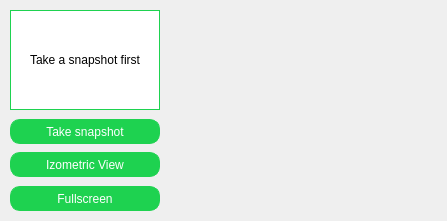
<?xml version="1.0" encoding="UTF-8"?>
<ui version="4.0">
 <class>Form</class>
 <widget class="QWidget" name="Form">
  <property name="geometry">
   <rect>
    <x>0</x>
    <y>0</y>
    <width>447</width>
    <height>221</height>
   </rect>
  </property>
  <property name="sizePolicy">
   <sizepolicy hsizetype="Preferred" vsizetype="Preferred">
    <horstretch>0</horstretch>
    <verstretch>0</verstretch>
   </sizepolicy>
  </property>
  <property name="minimumSize">
   <size>
    <width>0</width>
    <height>0</height>
   </size>
  </property>
  <property name="windowTitle">
   <string>Form</string>
  </property>
  <property name="styleSheet">
   <string notr="true">QFrame{
	border: 1px;
	border-bottom-color: rgb(150, 150, 150);
}

QLineEdit{
	background-color: rgb(255, 255, 255);
	border: None;
	
	color: rgb(121, 121, 121);
}

QPushButton{
	font: 75 10pt &quot;Arial&quot; bold;
	color: rgb(255, 255, 255);
	border: 1px solid rgb(30, 210, 80);
	border-radius: 10px;
	background-color: rgb(30, 210, 80);
}

QComboBox{
	font: 75 10pt &quot;Arial&quot; ;
	background-color: rgb(255, 255, 255);
	border: None;
}</string>
  </property>
  <layout class="QVBoxLayout" name="verticalLayout">
   <property name="spacing">
    <number>0</number>
   </property>
   <property name="leftMargin">
    <number>0</number>
   </property>
   <property name="topMargin">
    <number>0</number>
   </property>
   <property name="rightMargin">
    <number>0</number>
   </property>
   <property name="bottomMargin">
    <number>0</number>
   </property>
   <item>
    <widget class="QWidget" name="viewerContainer" native="true">
     <property name="sizePolicy">
      <sizepolicy hsizetype="Preferred" vsizetype="Preferred">
       <horstretch>0</horstretch>
       <verstretch>0</verstretch>
      </sizepolicy>
     </property>
     <property name="minimumSize">
      <size>
       <width>0</width>
       <height>0</height>
      </size>
     </property>
     <layout class="QHBoxLayout" name="horizontalLayout_3">
      <property name="spacing">
       <number>5</number>
      </property>
      <property name="leftMargin">
       <number>5</number>
      </property>
      <property name="topMargin">
       <number>5</number>
      </property>
      <property name="rightMargin">
       <number>5</number>
      </property>
      <property name="bottomMargin">
       <number>5</number>
      </property>
      <item>
       <widget class="QFrame" name="leftMenuContainer">
        <property name="minimumSize">
         <size>
          <width>0</width>
          <height>0</height>
         </size>
        </property>
        <property name="styleSheet">
         <string notr="true">QLabel{
	font: 75 10pt &quot;Arial&quot;;
	border: 1px solid rgb(30, 210, 80);
	
	background-color: rgb(255, 255, 255);
}
</string>
        </property>
        <property name="frameShape">
         <enum>QFrame::StyledPanel</enum>
        </property>
        <property name="frameShadow">
         <enum>QFrame::Raised</enum>
        </property>
        <layout class="QVBoxLayout" name="verticalLayout_2">
         <property name="spacing">
          <number>5</number>
         </property>
         <property name="leftMargin">
          <number>5</number>
         </property>
         <property name="topMargin">
          <number>5</number>
         </property>
         <property name="rightMargin">
          <number>5</number>
         </property>
         <property name="bottomMargin">
          <number>5</number>
         </property>
         <item alignment="Qt::AlignHCenter|Qt::AlignTop">
          <widget class="QLabel" name="cadModelPictureView">
           <property name="sizePolicy">
            <sizepolicy hsizetype="Preferred" vsizetype="Preferred">
             <horstretch>0</horstretch>
             <verstretch>0</verstretch>
            </sizepolicy>
           </property>
           <property name="minimumSize">
            <size>
             <width>150</width>
             <height>100</height>
            </size>
           </property>
           <property name="text">
            <string>Take a snapshot first</string>
           </property>
           <property name="alignment">
            <set>Qt::AlignCenter</set>
           </property>
          </widget>
         </item>
         <item alignment="Qt::AlignBottom">
          <widget class="QPushButton" name="snapshootBtn">
           <property name="minimumSize">
            <size>
             <width>0</width>
             <height>25</height>
            </size>
           </property>
           <property name="text">
            <string>Take snapshot</string>
           </property>
           <property name="icon">
            <iconset resource="../resources.qrc">
             <normaloff>:/Icons/Icons/camera.svg</normaloff>:/Icons/Icons/camera.svg</iconset>
           </property>
          </widget>
         </item>
         <item alignment="Qt::AlignBottom">
          <widget class="QPushButton" name="izoViewBtn">
           <property name="minimumSize">
            <size>
             <width>0</width>
             <height>25</height>
            </size>
           </property>
           <property name="text">
            <string>Izometric View</string>
           </property>
           <property name="icon">
            <iconset resource="../resources.qrc">
             <normaloff>:/Icons/Icons/tv.svg</normaloff>:/Icons/Icons/tv.svg</iconset>
           </property>
          </widget>
         </item>
         <item alignment="Qt::AlignBottom">
          <widget class="QPushButton" name="fullscreenBtn">
           <property name="minimumSize">
            <size>
             <width>0</width>
             <height>25</height>
            </size>
           </property>
           <property name="text">
            <string>Fullscreen</string>
           </property>
           <property name="icon">
            <iconset resource="../resources.qrc">
             <normaloff>:/Icons/Icons/maximize-2.svg</normaloff>:/Icons/Icons/maximize-2.svg</iconset>
           </property>
          </widget>
         </item>
        </layout>
       </widget>
      </item>
      <item>
       <widget class="QWidget" name="viewerFrame" native="true">
        <property name="sizePolicy">
         <sizepolicy hsizetype="Expanding" vsizetype="Preferred">
          <horstretch>0</horstretch>
          <verstretch>0</verstretch>
         </sizepolicy>
        </property>
        <property name="minimumSize">
         <size>
          <width>0</width>
          <height>0</height>
         </size>
        </property>
        <property name="baseSize">
         <size>
          <width>375</width>
          <height>275</height>
         </size>
        </property>
       </widget>
      </item>
     </layout>
    </widget>
   </item>
  </layout>
 </widget>
 <resources>
  <include location="../resources.qrc"/>
 </resources>
 <connections/>
</ui>
